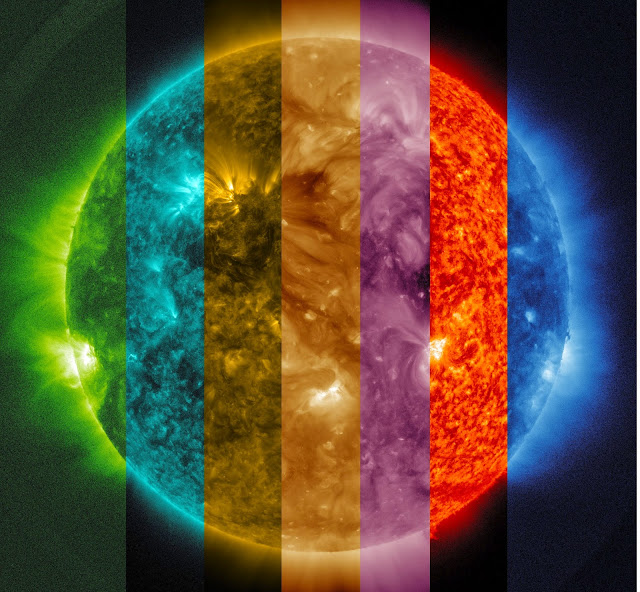
//> input picture 2.img_proc/L2.10#AddingBorder/image.jpg, 640 x 592 px
$ ./AddingBorder   (built with g++ and OpenCV 4)
//> lines starting //> are read from the running program, lines starting //| are printed output that depends on the picture
#include <opencv2/highgui.hpp>
#include <opencv2/imgproc.hpp>
#include <opencv2/imgcodecs.hpp>
#include <iostream>
/*We will briefly explore two ways of defining the extra padding (border) for an image:

BORDER_CONSTANT: Pad the image with a constant value(i.e.black or 0
	BORDER_REPLICATE: The row or column at the very edge of the original is replicated to the extra border.
	*/
using namespace cv;


Mat src, dst;
int top, bottom, left, right;
int border_type = BORDER_CONSTANT;
const char* window_name = "border demo";
RNG rng(12345);

int main(int argc,char **argv)
{
	const char* imageName = argc >= 2 ? argv[1] : "image.jpg";
	// Loads an image
	src = imread(samples::findFile(imageName), IMREAD_COLOR); // Load an image
//> src is the input picture: 592 rows x 640 cols, CV_8UC3; mean B, G, R 57, 80.1, 91.8
	// Check if image is loaded fine
	if (src.empty()) {
		printf(" Error opening image\n");
		printf(" Program Arguments: [image_name -- default lena.jpg] \n");
		return -1;
	}

	// Brief how-to for this program
	printf("\n \t copyMakeBorder Demo: \n");
	printf("\t -------------------- \n");
	printf(" ** Press 'c' to set the border to a random constant value \n");
	printf(" ** Press 'r' to set the border to be replicated \n");
	printf(" ** Press 'ESC' to exit the program \n");

	namedWindow(window_name, WINDOW_AUTOSIZE);
	//Now we initialize the argument that defines the size of the borders (top, bottom, left and right).
	top = (int)(0.05 * src.rows); bottom = top;
//> after `top =(int)(0.05 * src.rows)`: top = 29
//> after `bottom = top`: bottom = 29
	left = (int)(0.05 * src.cols); right = left;
//> after `left =(int)(0.05 * src.cols)`: left = 32
//> after `right = left`: right = 32

	for (;;)
	{
		//In each iteration (after 0.5 seconds), the random border color (value) is updated...
		Scalar value(rng.uniform(0,255),rng.uniform(0,255),rng.uniform(0,255));

		copyMakeBorder(src,dst,top,bottom,left,right,border_type,value);
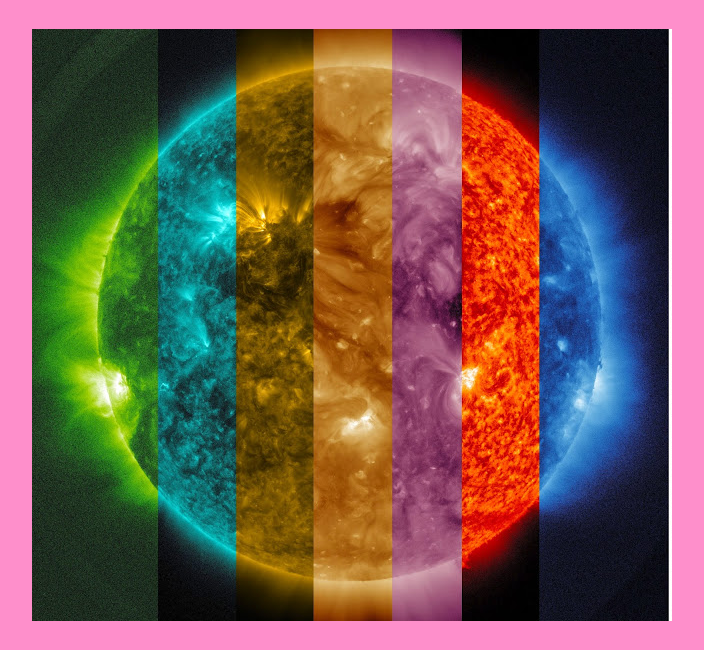
//> dst: 650 rows x 704 cols, CV_8UC3; mean B, G, R 82.1, 90.9, 119.7
//> the key 'c' is pressed
//> the key 'r' is pressed
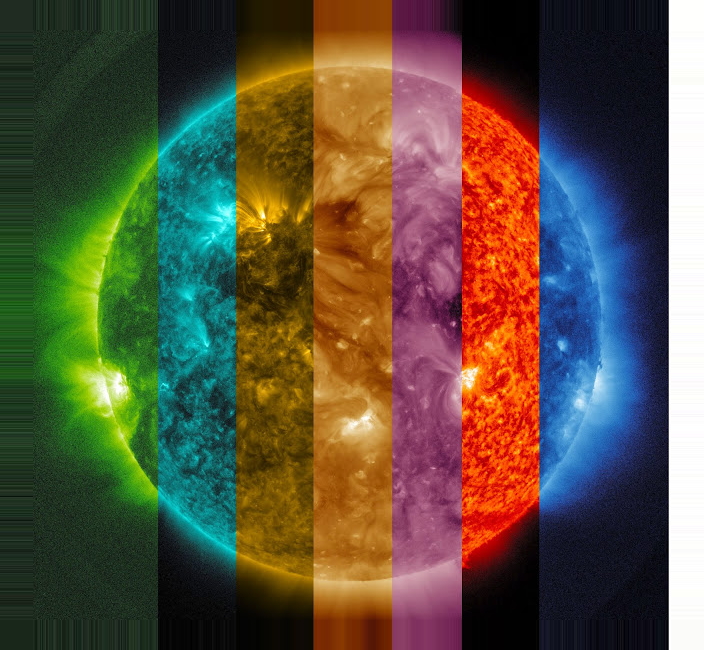
//> dst: 650 rows x 704 cols, CV_8UC3; mean B, G, R 61.9, 82.5, 92.2
		/*
		The function copies the source image into the middle of the destination image. The areas to the left, to the right,
		above and below the copied source image will be filled with extrapolated pixels. This is not what filtering functions based on it do (they extrapolate pixels on-fly),
		but what other more complex functions, including your own, may do to simplify image boundary handling.

		 copyMakeBorder( src, dst, top, bottom, left, right, borderType, value );
		 src: Source image
		 dst: Destination image
		 top, bottom, left, right: Length in pixels of the borders at each side of the image. We define them as being 5% of the original size of the image.
		 borderType: Define what type of border is applied. It can be constant or replicate for this example.
		 value: If borderType is BORDER_CONSTANT, this is the value used to fill the border pixels.
		 */
		imshow(window_name, dst);

		char key = waitKey(500);
//> the Esc key is pressed
		if(key==27)
		{
			break;
		}
		else if(key=='c')
		{
			border_type = BORDER_CONSTANT;
		}
		else if(key=='r')
		{
			border_type = BORDER_REPLICATE;
		}
	}

	return 0;
}
